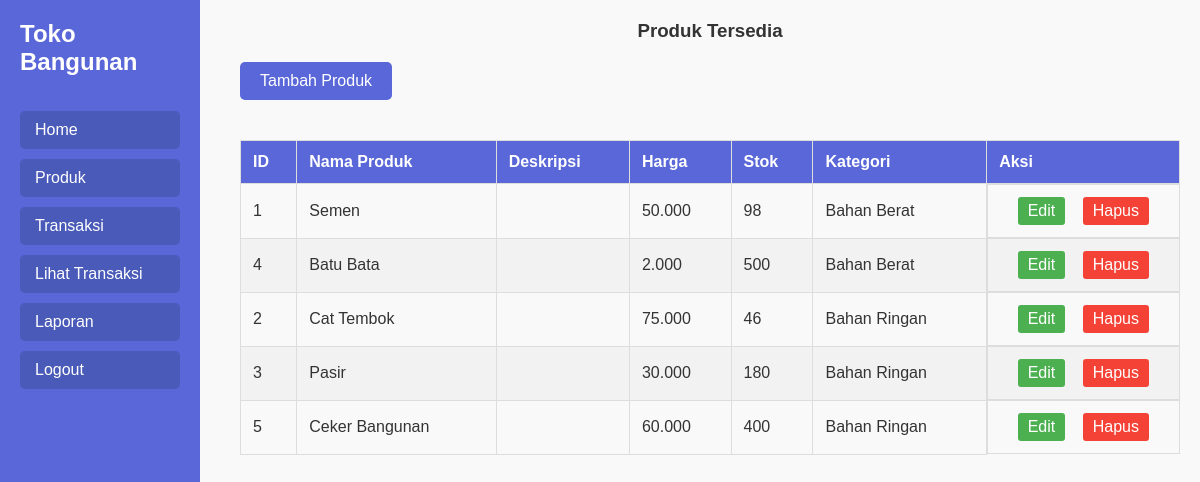
The page /produk.php (signed in) on the database its author committed.
### tables this page shows
CREATE TABLE `produk` (
  `IdProduk` int NOT NULL,
  `NamaProduk` varchar(100) NOT NULL,
  `Deskripsi` text,
  `Harga` decimal(10,2) NOT NULL,
  `Stok` int DEFAULT '0',
  `IdKategori` int DEFAULT NULL
);

CREATE TABLE `kategori` (
  `IdKategori` int NOT NULL,
  `NamaKategori` varchar(100) NOT NULL,
  `DeskripsiKategori` text
);

### produk.php (the view, shortened to what this page needs)
<?php
include('koneksi.php');
$sql = "
    SELECT produk.IdProduk, produk.NamaProduk, produk.Deskripsi, produk.Harga, produk.Stok, kategori.NamaKategori
    FROM produk
    LEFT JOIN kategori ON produk.IdKategori = kategori.IdKategori
";
$result = $conn->query($sql);
?>
<!DOCTYPE html>
<html lang="id">
<head>
</head>
<body>
    <div class="navbar">
        <h1>Toko Bangunan</h1>
        <a href="index.php">Home</a>
        <a href="produk.php">Produk</a>
        <a href="transaksi.php">Transaksi</a>
        <a href="lihat_transaksi.php">Lihat Transaksi</a>
        <a href="laporan.php">Laporan</a>
        <a href="logout.php">Logout</a>
    </div>
    <div class="content">
        <h3>Produk Tersedia</h3>
        <a href="tambah_produk.php" class="btn">Tambah Produk</a>
        <table>
            <thead>
                <tr>
                    <th>ID</th>
                    <th>Nama Produk</th>
                    <th>Deskripsi</th>
                    <th>Harga</th>
                    <th>Stok</th>
                    <th>Kategori</th>
                    <th>Aksi</th>
                </tr>
            </thead>
            <tbody>
                <?php
                if ($result->num_rows > 0) {
                    while ($row = $result->fetch_assoc()) {
                        $formattedHarga = number_format($row['Harga'], 0, ',', '.');
                        echo "<tr>
                                <td>{$row['IdProduk']}</td>
                                <td>{$row['NamaProduk']}</td>
                                <td>{$row['Deskripsi']}</td>
                                <td>{$formattedHarga}</td>
                                <td>{$row['Stok']}</td>
                                <td>{$row['NamaKategori']}</td>
                                <td class='action-btn'>
                                    <a href='edit_produk.php?id={$row['IdProduk']}'>Edit</a>
                                    <a href='hapus_produk.php?id={$row['IdProduk']}' class='delete' onclick='return confirm(\"Apakah Anda yakin ingin menghapus produk ini?\")'>Hapus</a>
                                </td>
                              </tr>";
                    }
                } else {
                    echo "<tr><td colspan='7'>Tidak ada produk yang tersedia</td></tr>";
                }
                ?>
            </tbody>
        </table>
    </div>
</body>
</html>

### produk.php (style rules this page uses)
* { margin: 0; padding: 0; box-sizing: border-box; }
body { font-family: Arial, sans-serif; background-color: #f9f9f9; color: #333; display: flex; }
.navbar { width: 200px; background-color: #5a67d8; height: 100vh; padding: 20px; position: fixed; display: flex; flex-direction: column; align-items: flex-start; }
.navbar h1 { color: #fff; font-size: 24px; margin-bottom: 30px; }
.navbar a { color: #fff; text-decoration: none; padding: 10px 15px; width: 100%; background-color: #4a5ab8; border-radius: 5px; margin: 5px 0; transition: background-color 0.3s; text-align: left; }
.content { margin-left: 220px; padding: 20px; width: calc(100% - 220px); }
h3 { color: #333; text-align: center; margin-bottom: 20px; }
.btn { background-color: #5a67d8; color: white; padding: 10px 20px; border: none; border-radius: 5px; font-size: 16px; cursor: pointer; text-align: center; display: inline-block; margin-bottom: 20px; text-decoration: none; }
table { width: 100%; border-collapse: collapse; margin-top: 20px; }
th, td { border: 1px solid #ddd; padding: 12px; text-align: left; }
th { background-color: #5a67d8; color: #fff; }
tr:nth-child(even) { background-color: #f2f2f2; }
.action-btn { display: flex; justify-content: space-evenly; }
.action-btn a { background-color: #4CAF50; padding: 5px 10px; border-radius: 3px; text-decoration: none; color: white; }
.action-btn a.delete { background-color: #f44336; }

### rows shown on the page
produk: IdProduk "1", NamaProduk "Semen", Harga "50.000", Stok "98", kategori.NamaKategori "Bahan Berat"
produk: IdProduk "4", NamaProduk "Batu Bata", Harga "2.000", Stok "500", kategori.NamaKategori "Bahan Berat"
produk: IdProduk "2", NamaProduk "Cat Tembok", Harga "75.000", Stok "46", kategori.NamaKategori "Bahan Ringan"
produk: IdProduk "3", NamaProduk "Pasir", Harga "30.000", Stok "180", kategori.NamaKategori "Bahan Ringan"
produk: IdProduk "5", NamaProduk "Ceker Bangunan", Harga "60.000", Stok "400", kategori.NamaKategori "Bahan Ringan"
